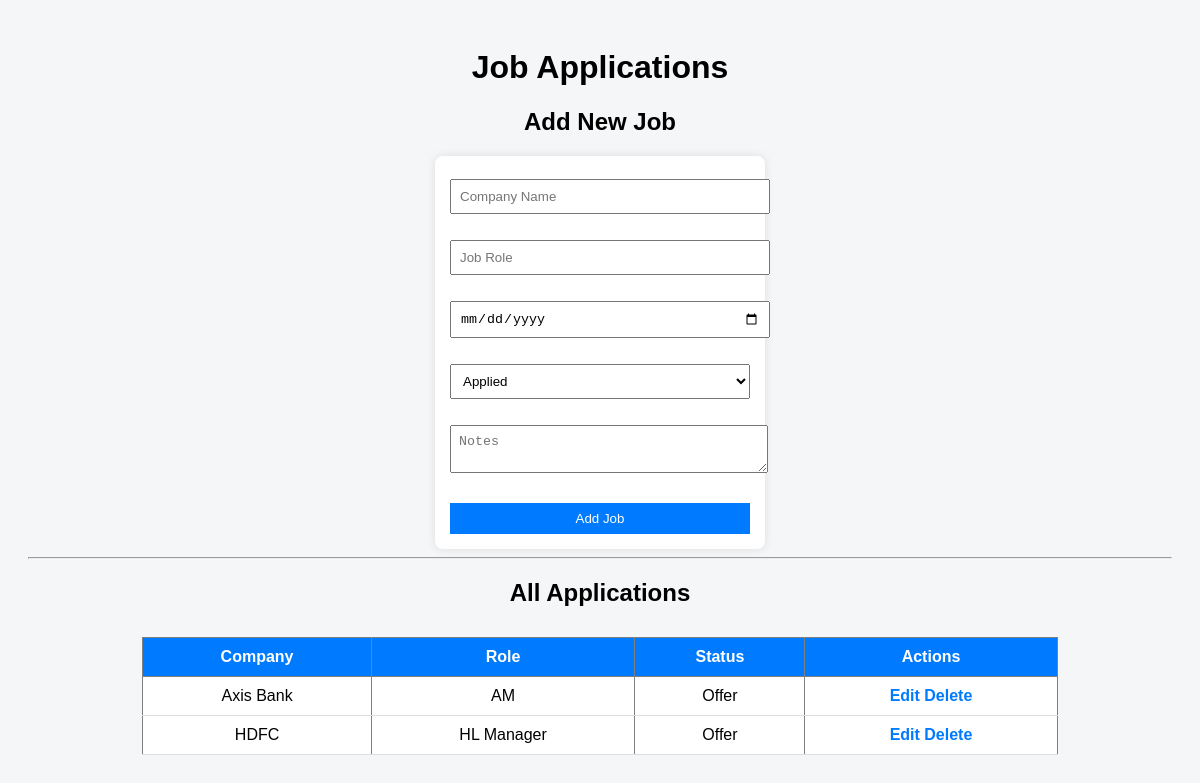
Page /api/job_list/ on the committed database.
### tracker/models.py (models this page shows, shortened)
class JobApplication(models.Model):
    STATUS_CHOICES = [
        ('Applied', 'Applied'),
        ('Interview', 'Interview'),
        ('Rejected', 'Rejected'),
        ('Offer', 'Offer'),
    ]
    company_name = models.CharField(max_length=100)
    job_role = models.CharField(max_length=100)
    application_date = models.DateField()
    status = models.CharField(max_length=20, choices=STATUS_CHOICES, default='Applied')
    notes = models.TextField(blank=True, null=True)
    created_at = models.DateTimeField(auto_now_add=True)

### tracker/views.py (the view, shortened to what this page needs)
# urls.py: path('job_list/',views.job_list_view, name='job_list'),
def job_list_view(request):
    jobs = JobApplication.objects.all()
    return render(request, 'job_list.html', {'jobs':jobs})

### jobflow/templates/job_list.html (shortened to what this page needs)
{% load static %}
<!DOCTYPE html>
<html>
<head>
    <link rel="stylesheet" href="{% static 'style.css' %}">
</head>
<body>
    <h1>Job Applications</h1>
    <h2>Add New Job</h2>
    <form method="POST">
        <input type="text" name="company_name" placeholder="Company Name" required><br><br>
        <input type="text" name="job_role" placeholder="Job Role" required><br><br>
        <input type="date" name="application_date" required><br><br>
        <select name="status">
            <option value="Applied">Applied</option>
        </select><br><br>
        <textarea name="notes" placeholder="Notes"></textarea><br><br>
        <button type="submit">Add Job</button>
    </form>
    <hr>
    <h2>All Applications</h2>
    <table border="1">
        <thead>
            <tr>
                <th>Company</th>
                <th>Role</th>
                <th>Status</th>
                <th>Actions</th>
            </tr>
        </thead>
        <tbody>
            {% for job in jobs %}
            <tr>
                <td>{{ job.company_name }}</td>
                <td>{{ job.job_role }}</td>
                <td>{{ job.status }}</td>
                <td>
                    <a href="{% url 'edit_job' job.id %}">Edit</a>
                    <a href="{% url 'delete_job' job.id %}" onclick="return confirm('Are you sure you want to delete?')">
    Delete
</a>
                </td>
            </tr>
            {% endfor %}
        </tbody>
    </table>
</body>
</html>

### jobflow/static/style.css (style rules this page uses)
body { font-family: Arial, sans-serif; background-color: #f4f6f8; padding:20px; }
h1, h2 { text-align: center; }
form { background: white; padding: 15px; border-radius: 8px; width: 300px; margin:auto; box-shadow: 0 0 10px rgba(0,0,0,0.1); }
input, select, textarea, button { width: 100%; padding: 8px; margin-top: 8px; }
button { background-color: #007bff; color: white; border: none; cursor: pointer; }
table { margin-top: 30px; width: 80%; margin-left: auto; margin-right: auto; border-collapse: collapse; background: white; }
th, td { padding: 10px; text-align: center; }
th { background-color: #007bff; color: white; }
a { text-decoration: none; color: #007bff; font-weight: bold; }
td { border-bottom: 1px solid #ddd; }

### rows in the picture
JobApplication: company_name "Axis Bank", job_role "AM", status "Offer"
JobApplication: company_name "HDFC", job_role "HL Manager", status "Offer"
